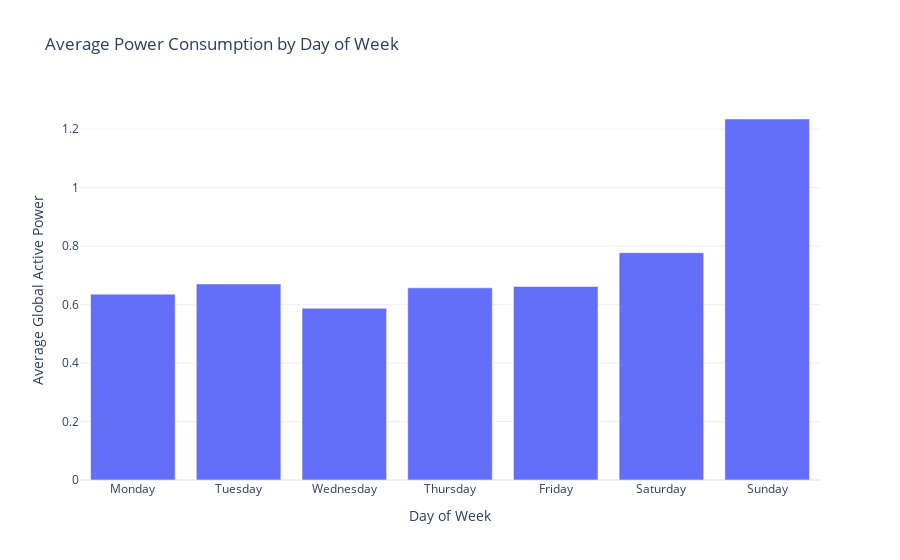
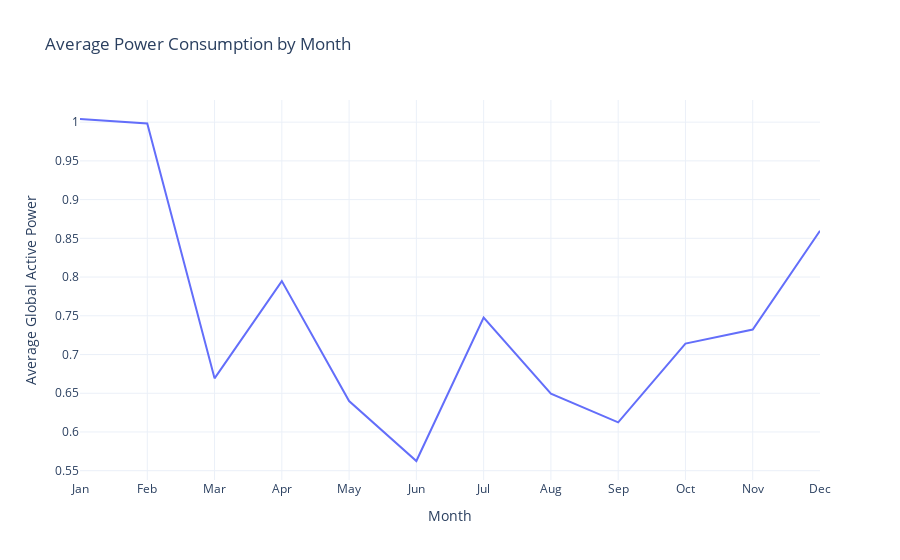
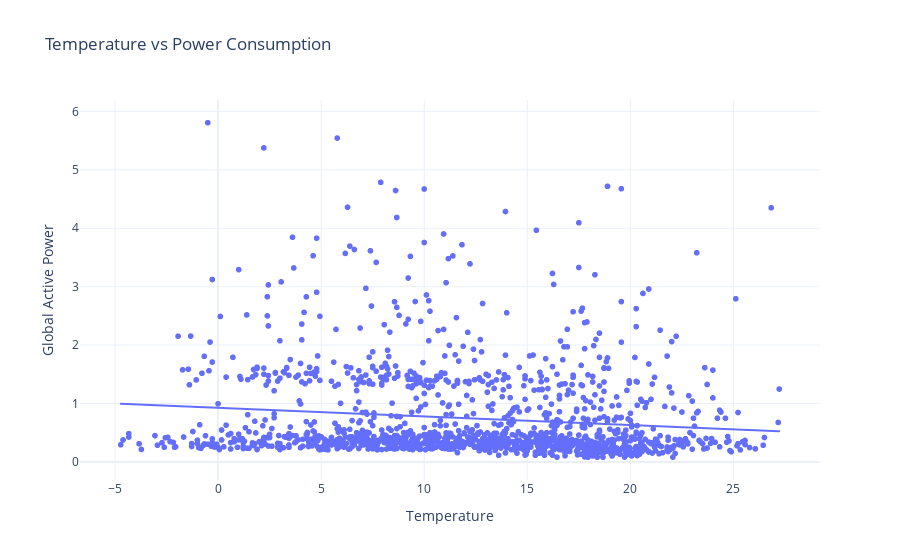
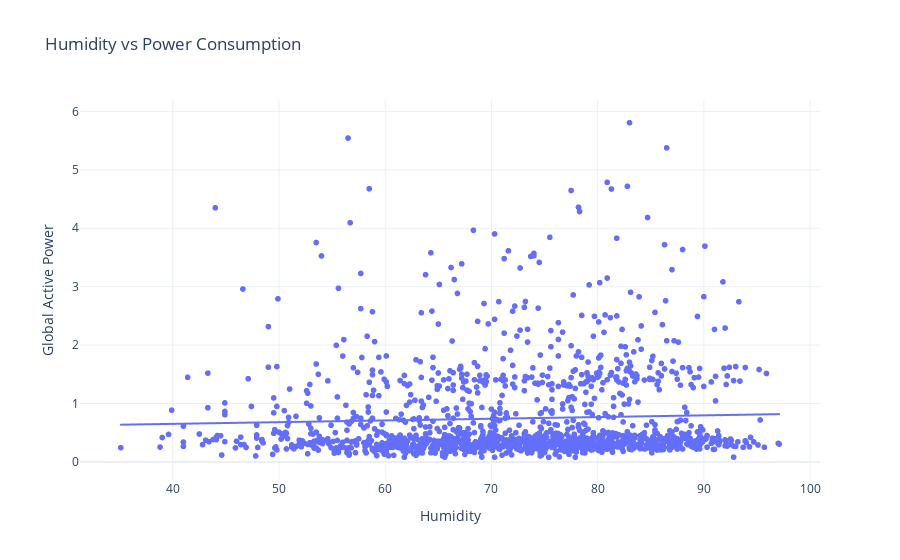

Here is the notebook cell these charts were saved with, in order:
### Code cell
# Convert datetime to proper datetime format
#data['datetime'] = pd.to_datetime(data['datetime'])
#data.set_index('datetime', inplace=True)

# Convert numeric columns to float
numeric_cols = ['Global_active_power', 'Global_reactive_power', 'Voltage', 
                'Global_intensity', 'Sub_metering_1', 'Sub_metering_2', 
                'Sub_metering_3', 'temp', 'humidity']
for col in numeric_cols:
    data[col] = pd.to_numeric(data[col], errors='coerce')

# Resample to daily data
daily_data = data.copy()

# Fill missing values
daily_data = daily_data.fillna(method='ffill')

# By day of week
daily_avg = daily_data['Global_active_power'].groupby(daily_data.index.dayofweek).mean()
days = ['Monday', 'Tuesday', 'Wednesday', 'Thursday', 'Friday', 'Saturday', 'Sunday']

fig = px.bar(x=days, y=daily_avg.values, 
             labels={'x': 'Day of Week', 'y': 'Average Global Active Power'},
             title='Average Power Consumption by Day of Week')
fig.update_layout(template='plotly_white')
fig.show()

# By month
monthly_avg = daily_data['Global_active_power'].groupby(daily_data.index.month).mean()
months = ['Jan', 'Feb', 'Mar', 'Apr', 'May', 'Jun', 'Jul', 'Aug', 'Sep', 'Oct', 'Nov', 'Dec']

fig = px.line(x=months, y=monthly_avg.values, 
              labels={'x': 'Month', 'y': 'Average Global Active Power'},
              title='Average Power Consumption by Month')
fig.update_layout(template='plotly_white')
fig.show()

# Analyze relationship between power consumption and environmental factors
# Temperature vs Power Consumption
fig = px.scatter(daily_data, x='temp', y='Global_active_power', 
                 trendline='ols',
                 labels={'temp': 'Temperature', 'Global_active_power': 'Global Active Power'},
                 title='Temperature vs Power Consumption')
fig.update_layout(template='plotly_white')
fig.show()

# Humidity vs Power Consumption
fig = px.scatter(daily_data, x='humidity', y='Global_active_power', 
                 trendline='ols',
                 labels={'humidity': 'Humidity', 'Global_active_power': 'Global Active Power'},
                 title='Humidity vs Power Consumption')
fig.update_layout(template='plotly_white')
fig.show()

# Analyze sub-metering data
sub_metering_data = daily_data[['Sub_metering_1', 'Sub_metering_2', 'Sub_metering_3']]
sub_metering_data.columns = ['Kitchen', 'Laundry Room', 'Water Heater & AC']

fig = go.Figure()
for column in sub_metering_data.columns:
    fig.add_trace(go.Scatter(x=sub_metering_data.index, y=sub_metering_data[column],
                             mode='lines', name=column))

fig.update_layout(title='Sub-metering Power Consumption Over Time',
                  xaxis_title='Date',
                  yaxis_title='Power (watt-hour)',
                  template='plotly_white',
                  legend=dict(orientation="h", yanchor="bottom", y=1.02, xanchor="right", x=1))
fig.show()

# Calculate percentage of total consumption by sub-meter
total_sub_metering = sub_metering_data.sum(axis=1)
sub_metering_pct = sub_metering_data.sum() / total_sub_metering.sum() * 100

fig = px.pie(values=sub_metering_pct, names=sub_metering_pct.index,
             title='Percentage of Power Consumption by Area')
fig.update_layout(template='plotly_white')
fig.show()

# Anomaly detection using IQR method
def detect_anomalies(data, column, threshold=1.5):
    Q1 = data[column].quantile(0.25)
    Q3 = data[column].quantile(0.75)
    IQR = Q3 - Q1
    lower_bound = Q1 - threshold * IQR
    upper_bound = Q3 + threshold * IQR
    
    anomalies = data[(data[column] < lower_bound) | (data[column] > upper_bound)]
    return anomalies, lower_bound, upper_bound

anomalies, lower_bound, upper_bound = detect_anomalies(daily_data, 'Global_active_power')

fig = go.Figure()
fig.add_trace(go.Scatter(x=daily_data.index, y=daily_data['Global_active_power'],
                         mode='lines', name='Power Consumption'))
fig.add_trace(go.Scatter(x=anomalies.index, y=anomalies['Global_active_power'],
                         mode='markers', name='Anomalies', marker=dict(color='red', size=8)))

fig.add_shape(type="line", x0=daily_data.index[0], y0=upper_bound, x1=daily_data.index[-1], y1=upper_bound,
              line=dict(color="red", width=2, dash="dash"))
fig.add_shape(type="line", x0=daily_data.index[0], y0=lower_bound, x1=daily_data.index[-1], y1=lower_bound,
              line=dict(color="red", width=2, dash="dash"))

fig.update_layout(title='Anomaly Detection in Power Consumption',
                  xaxis_title='Date',
                  yaxis_title='Global Active Power',
                  template='plotly_white')
fig.show()

print(f"Number of anomalies detected: {len(anomalies)}")
print(f"Percentage of anomalies: {len(anomalies) / len(daily_data) * 100:.2f}%")

# Feature importance analysis for power consumption
from sklearn.ensemble import RandomForestRegressor

# Prepare features and target
features = daily_data[['Global_reactive_power', 'Voltage', 'temp', 'humidity']]
target = daily_data['Global_active_power']

# Add time-based features
features['month'] = daily_data.index.month
features['day_of_week'] = daily_data.index.dayofweek
features['is_weekend'] = (features['day_of_week'] >= 5).astype(int)

# Train a Random Forest model
rf_model = RandomForestRegressor(n_estimators=100, random_state=42)
rf_model.fit(features, target)

# Get feature importances
importances = pd.DataFrame({
    'Feature': features.columns,
    'Importance': rf_model.feature_importances_
})
importances = importances.sort_values('Importance', ascending=False)

fig = px.bar(importances, x='Feature', y='Importance',
             title='Feature Importance for Power Consumption')
fig.update_layout(template='plotly_white')
fig.show()

print("Feature Importance Analysis:")
print(importances)

# Forecast future power consumption (using the best model from previous analysis)
# For demonstration, let's use Prophet as it's good for long-term forecasting

from prophet import Prophet
from datetime import timedelta

# Prepare data for Prophet
prophet_data = pd.DataFrame({'ds': daily_data.index, 'y': daily_data['Global_active_power'].values})
prophet_data['temp'] = daily_data['temp'].values
prophet_data['humidity'] = daily_data['humidity'].values

# Train Prophet model
model = Prophet(
    changepoint_prior_scale=0.05,
    seasonality_prior_scale=10,
    holidays_prior_scale=10,
    seasonality_mode='multiplicative',
    daily_seasonality=True,
    weekly_seasonality=True,
    yearly_seasonality=True
)
model.add_regressor('temp')
model.add_regressor('humidity')
model.fit(prophet_data)

# Create future dataframe for forecasting (next 30 days)
future = model.make_future_dataframe(periods=30)

# Create 'temp' and 'humidity' columns initialized to NaN
future['temp'] = np.nan
future['humidity'] = np.nan

# Compute day-of-year averages across all years
day_of_year = daily_data.index.strftime('%m-%d')
temp_avg_by_day = daily_data.groupby(day_of_year)['temp'].mean().to_dict()
humidity_avg_by_day = daily_data.groupby(day_of_year)['humidity'].mean().to_dict()

# Fallback values
fallback_temp = daily_data['temp'].mean()
fallback_humidity = daily_data['humidity'].mean()

# Fill only last 30 rows (future dates)
future_dates = future['ds'].iloc[-30:]
future_keys = future_dates.dt.strftime('%m-%d')

future.loc[future.index[-30:], 'temp'] = [temp_avg_by_day.get(k, fallback_temp) for k in future_keys]
future.loc[future.index[-30:], 'humidity'] = [humidity_avg_by_day.get(k, fallback_humidity) for k in future_keys]

# ✅ Final check: fill any remaining NaNs (just in case)
future['temp'].fillna(fallback_temp, inplace=True)
future['humidity'].fillna(fallback_humidity, inplace=True)


# Make forecast
forecast = model.predict(future)


from prophet.diagnostics import cross_validation, performance_metrics

df_cv = cross_validation(model, initial='365 days', period='180 days', horizon='30 days')
df_p = performance_metrics(df_cv)
print(df_p[['horizon', 'mape', 'rmse']])


# Plot forecast
fig = go.Figure()
fig.add_trace(go.Scatter(x=prophet_data['ds'], y=prophet_data['y'],
                         mode='lines', name='Historical', line=dict(color='blue')))
fig.add_trace(go.Scatter(x=forecast['ds'][-30:], y=forecast['yhat'][-30:],
                         mode='lines', name='Forecast', line=dict(color='red')))
fig.add_trace(go.Scatter(x=forecast['ds'][-30:], y=forecast['yhat_lower'][-30:],
                         fill=None, mode='lines', line=dict(color='rgba(255,0,0,0.2)'), showlegend=False))
fig.add_trace(go.Scatter(x=forecast['ds'][-30:], y=forecast['yhat_upper'][-30:],
                         fill='tonexty', mode='lines', line=dict(color='rgba(255,0,0,0.2)'),
                         name='Prediction Interval'))

fig.update_layout(title='30-Day Power Consumption Forecast',
                  xaxis_title='Date',
                  yaxis_title='Global Active Power',
                  template='plotly_white',
                  legend=dict(orientation="h", yanchor="bottom", y=1.02, xanchor="right", x=1))
fig.show()

print("\nAnalysis and recommendations completed.")

### Figure 1 — Plotly figure (JSON) as saved in the notebook; plotly's stock layout.template omitted (floating-point values rounded to 4 significant figures)
{"data": [{"alignmentgroup": "True", "hovertemplate": "Day of Week=%{x}<br>Average Global Active Power=%{y}<extra></extra>", "legendgroup": "", "marker": {"color": "#636efa", "pattern": {"shape": ""}}, "name": "", "offsetgroup": "", "orientation": "v", "showlegend": false, "textposition": "auto", "type": "bar", "x": ["Monday", "Tuesday", "Wednesday", "Thursday", "Friday", "Saturday", "Sunday"], "xaxis": "x", "y": [0.6356, 0.6708, 0.5871, 0.6573, 0.6619, 0.7776, 1.235], "yaxis": "y"}], "layout": {"barmode": "relative", "legend": {"tracegroupgap": 0}, "title": {"text": "Average Power Consumption by Day of Week"}, "xaxis": {"anchor": "y", "domain": [0, 1], "title": {"text": "Day of Week"}}, "yaxis": {"anchor": "x", "domain": [0, 1], "title": {"text": "Average Global Active Power"}}}}

### Figure 2 — Plotly figure (JSON) as saved in the notebook; plotly's stock layout.template omitted (floating-point values rounded to 4 significant figures)
{"data": [{"hovertemplate": "Month=%{x}<br>Average Global Active Power=%{y}<extra></extra>", "legendgroup": "", "line": {"color": "#636efa", "dash": "solid"}, "marker": {"symbol": "circle"}, "mode": "lines", "name": "", "orientation": "v", "showlegend": false, "type": "scatter", "x": ["Jan", "Feb", "Mar", "Apr", "May", "Jun", "Jul", "Aug", "Sep", "Oct", "Nov", "Dec"], "xaxis": "x", "y": [1.004, 0.9982, 0.6693, 0.7948, 0.6399, 0.5625, 0.7477, 0.6493, 0.6124, 0.7142, 0.7323, 0.8596], "yaxis": "y"}], "layout": {"legend": {"tracegroupgap": 0}, "title": {"text": "Average Power Consumption by Month"}, "xaxis": {"anchor": "y", "domain": [0, 1], "title": {"text": "Month"}}, "yaxis": {"anchor": "x", "domain": [0, 1], "title": {"text": "Average Global Active Power"}}}}

### Figure 3 — Plotly figure (JSON) as saved in the notebook; plotly's stock layout.template omitted (floating-point values rounded to 4 significant figures; data arrays with more than 128 entries replaced by an {"elided": "..."} marker saying what was removed)
{"data": [{"hovertemplate": "Temperature=%{x}<br>Global Active Power=%{y}<extra></extra>", "legendgroup": "", "marker": {"color": "#636efa", "symbol": "circle"}, "mode": "markers", "name": "", "showlegend": false, "type": "scattergl", "x": {"elided": "1441 float values"}, "xaxis": "x", "y": {"elided": "1441 float values"}, "yaxis": "y"}, {"hovertemplate": "<b>OLS trendline</b><br>Global_active_power = -0.0147497 * temp + 0.926196<br>R<sup>2</sup>=0.014380<br><br>Temperature=%{x}<br>Global Active Power=%{y} <b>(trend)</b><extra></extra>", "legendgroup": "", "marker": {"color": "#636efa", "symbol": "circle"}, "mode": "lines", "name": "", "showlegend": false, "type": "scattergl", "x": {"elided": "1441 float values"}, "xaxis": "x", "y": {"elided": "1441 float values"}, "yaxis": "y"}], "layout": {"legend": {"tracegroupgap": 0}, "title": {"text": "Temperature vs Power Consumption"}, "xaxis": {"anchor": "y", "domain": [0, 1], "title": {"text": "Temperature"}}, "yaxis": {"anchor": "x", "domain": [0, 1], "title": {"text": "Global Active Power"}}}}

### Figure 4 — Plotly figure (JSON) as saved in the notebook; plotly's stock layout.template omitted (floating-point values rounded to 4 significant figures; data arrays with more than 128 entries replaced by an {"elided": "..."} marker saying what was removed)
{"data": [{"hovertemplate": "Humidity=%{x}<br>Global Active Power=%{y}<extra></extra>", "legendgroup": "", "marker": {"color": "#636efa", "symbol": "circle"}, "mode": "markers", "name": "", "showlegend": false, "type": "scattergl", "x": {"elided": "1441 float values"}, "xaxis": "x", "y": {"elided": "1441 float values"}, "yaxis": "y"}, {"hovertemplate": "<b>OLS trendline</b><br>Global_active_power = 0.00291082 * humidity + 0.535132<br>R<sup>2</sup>=0.001838<br><br>Humidity=%{x}<br>Global Active Power=%{y} <b>(trend)</b><extra></extra>", "legendgroup": "", "marker": {"color": "#636efa", "symbol": "circle"}, "mode": "lines", "name": "", "showlegend": false, "type": "scattergl", "x": {"elided": "1441 float values"}, "xaxis": "x", "y": {"elided": "1441 float values"}, "yaxis": "y"}], "layout": {"legend": {"tracegroupgap": 0}, "title": {"text": "Humidity vs Power Consumption"}, "xaxis": {"anchor": "y", "domain": [0, 1], "title": {"text": "Humidity"}}, "yaxis": {"anchor": "x", "domain": [0, 1], "title": {"text": "Global Active Power"}}}}
